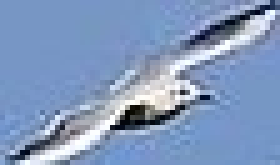
#> input picture images/burungCropped.jpg, 56 x 33 px (shown 5 times larger)
$ jupyter execute tmpltMatchin2.ipynb
#> lines starting #> are read from the running program, lines starting #| are printed output that depends on the picture; after the words box and inside, x2 and y2 are one past the last pixel; in counts of white or black regions, pixels touching at a corner belong together
[cell 1]
import cv2
import numpy as np
from matplotlib import pyplot as plt
#from google.colab.patches import cv2_imshow

[cell 2]
sawit = cv2.imread('images/burungCropped.jpg')
#> sawit is the input picture: shape (33, 56, 3); mean B, G, R 189.1, 152.3, 129.2
sawit = cv2.cvtColor(sawit, cv2.COLOR_BGR2RGB)
kebun_sawit = cv2.imread('images/burung.jpg')
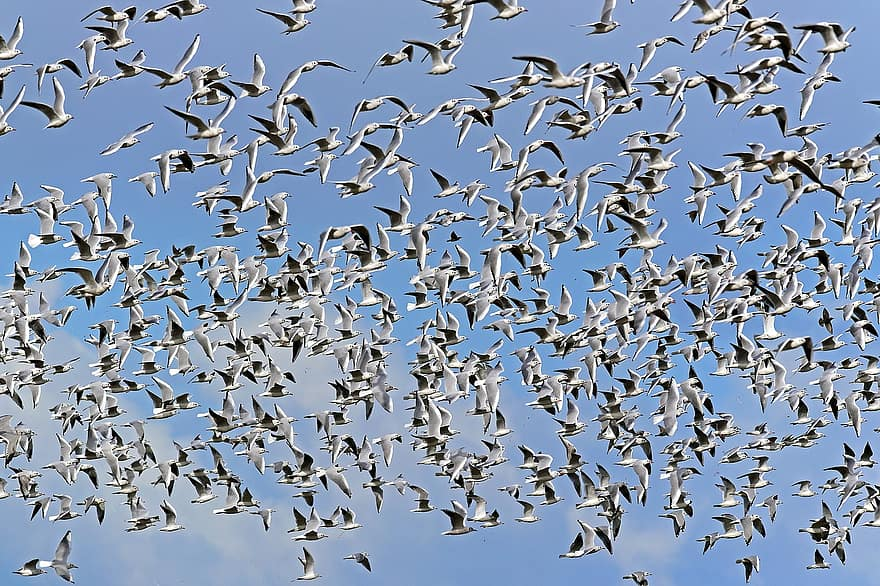
#> input picture images/burung.jpg, 880 x 586 px
#> kebun_sawit is the input picture: shape (586, 880, 3); mean B, G, R 176.1, 151.5, 133.9
kebun_sawit = cv2.cvtColor(kebun_sawit, cv2.COLOR_BGR2RGB)
plt.subplot(121),plt.imshow(sawit), plt.title('burung')
plt.subplot(122),plt.imshow(kebun_sawit), plt.title('kawanan burung')
plt.show()
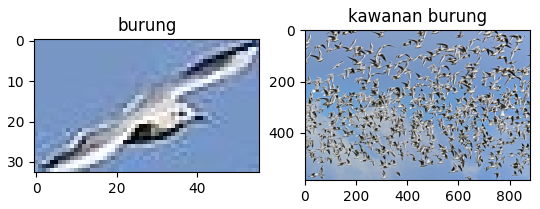
#> figure drawn by matplotlib, 2 panels

[cell 3]
img_rgb = cv2.imread('images/burung.jpg')
img_gray = cv2.cvtColor(img_rgb, cv2.COLOR_BGR2GRAY)
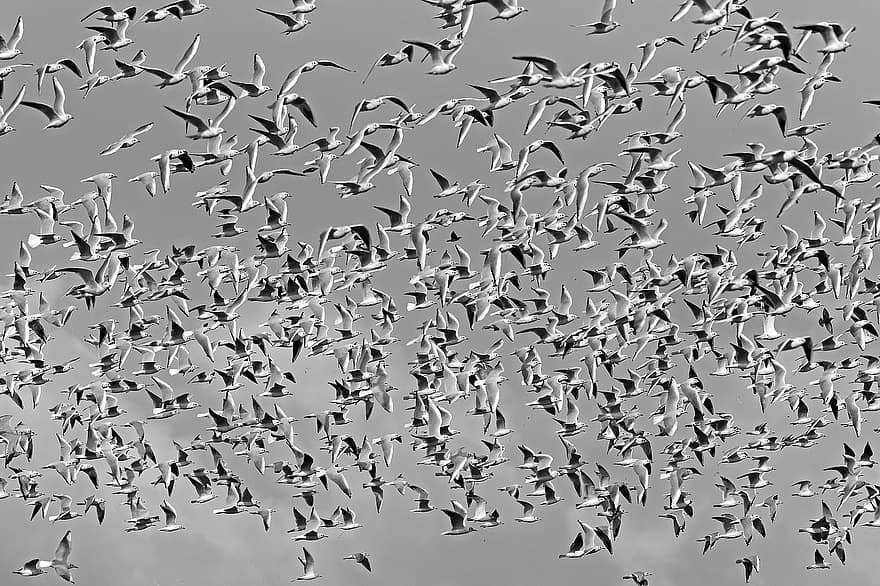
#> img_gray: shape (586, 880); min 0, max 255, mean 149
template = cv2.imread('images/burungCropped.jpg',0)
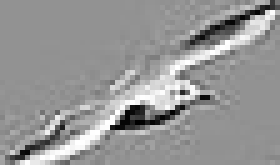
#> template: shape (33, 56) (shown 5 times larger); min 0, max 255, mean 149.6
w, h = template.shape[::-1]
#> w = 56; h = 33
res = cv2.matchTemplate(img_gray,template,cv2.TM_CCOEFF_NORMED)
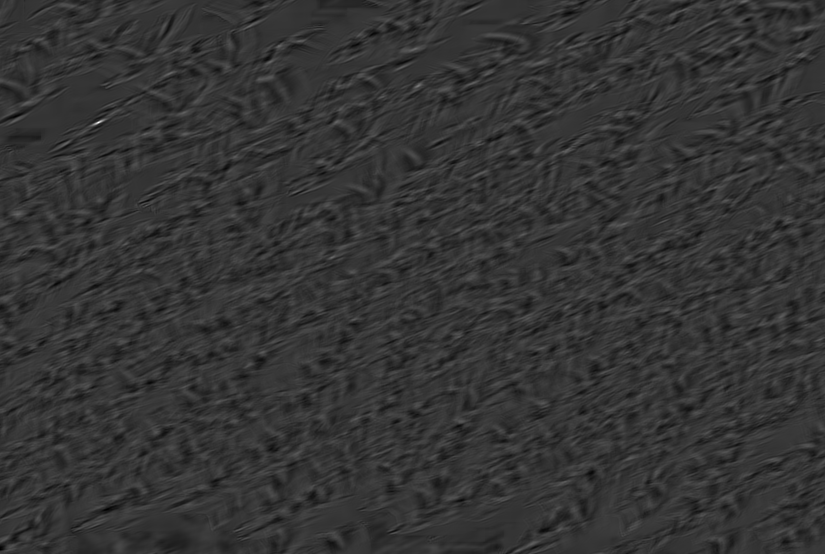
#> res: shape (554, 825) float32; min -0.261, max 0.997, mean -0.000266; drawn with min black and max white
threshold = 0.15
loc = np.where(res >= threshold)
#> loc = 929 positions, rows 0 to 551, columns 2 to 820

[cell 4]
lspoint=[]
lspoint2=[]
count = 0 # untuk menyimpan jumlah matching yang ditemukan
for pt in zip(*loc[::-1]):
## jika sudah ada, skip lokasi tersebut
    if pt[0] not in lspoint and pt[1] not in lspoint2:
## gambar persegi warna kuning dengan ketebalan dua poin
        cv2.rectangle(img_rgb, pt, (pt[0] + w, pt[1] + h), (0,255,255), 2)
        for i in range(((pt[0])-9), ((pt[0])+9),1):
## tambahkan koordinat x ke list
            lspoint.append(i)
        for k in range(((pt[1])-9), ((pt[1])+9),1):
## tambahkan koordinat y ke list
            lspoint2.append(k)
        count+=1 ### berapa jumlah matching yang ditemukan?
    else:
        continue
#> this loop made 929 passes
#> pt on passes 1 to 12: (743, 0), (744, 0), (745, 0), (746, 0), (747, 0), (741, 1), (742, 1), (743, 1), (744, 1), (745, 1), (746, 1), (741, 2)
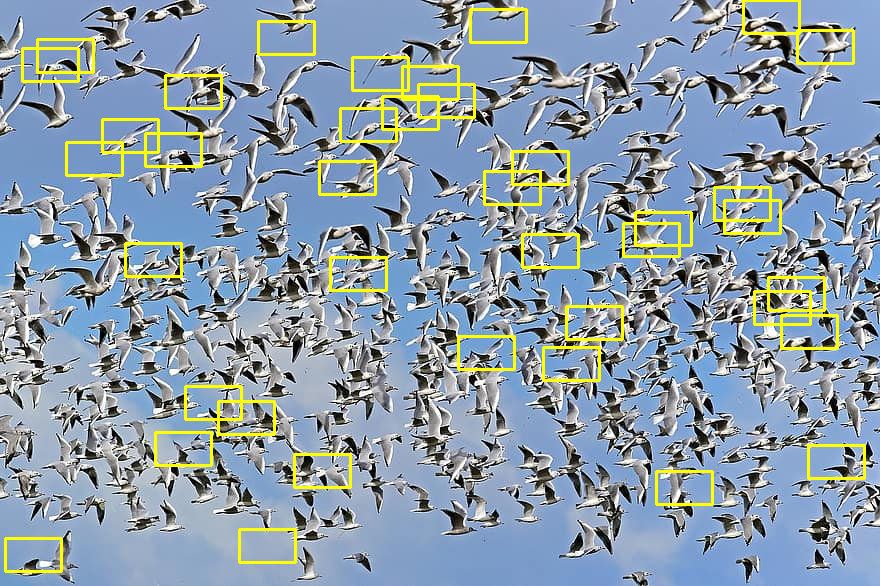
#> img_rgb: shape (586, 880, 3); 3.94% of pixels changed, all inside (x1, y1, x2, y2) = (4, 0, 866, 573)
#> after the loop, count = 39; lspoint = 702 values, max 816 at index 629, min -4 at index 684, mean 412.8; lspoint2 = 702 values, max 546 at index 701, min -9 at index 0, mean 219.9

[cell 5]
print ("Jumlah objek ditemukan ", count)
#| Jumlah objek ditemukan  39
cv2.imshow('',img_rgb)
cv2.waitKey(0)
#> Out = 27
